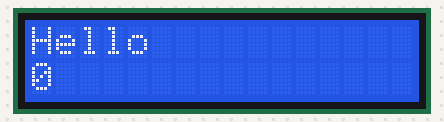
The sketch below on a simulated Arduino Uno, built with avr-gcc and run on an emulated ATmega328P. Parts: 16×2 character LCD. What the sketch prints to the serial monitor is not drawn.

Above: at 0.1 s.
At 4.1 s:
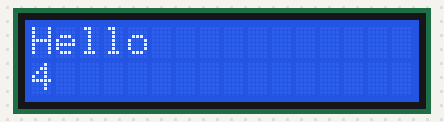
At 9.1 s:
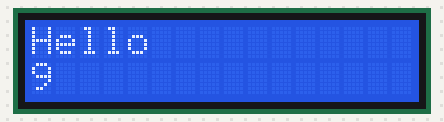
At 19.1 s:
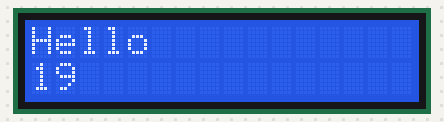
At 29.1 s:
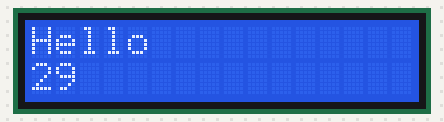
At 39.1 s:
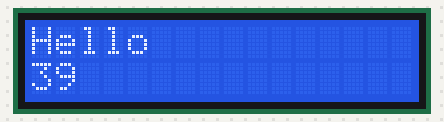

The sketch:

cannonCalc.ino
```cpp
#include <LiquidCrystal.h>

// calculation constants
#define PI                  3.141592653 //
#define DENSITY_WATER       997         // kg/m^3
#define SPECIFIC_GRAVITY    2           //
#define g                   9.81        // m/s^2

// program constants
#define BAUDRATE            115200      // data rate for serial comms

#define rs  12
#define en  11
#define d4  5
#define d5  4
#define d6  3
#define d7  2


LiquidCrystal lcd(rs, en, d4, d5, d6, d7);

// setup code
void setup() {

  Serial.begin(115200);
  Serial.println("-----cannon calculator-----");

  lcd.begin(16,2);
  lcd.print("Hello");
}


// main loop
void loop() {

  lcd.setCursor(0,1);
  lcd.print(millis() / 1000);


}


void runCannonCalc() {


  Serial.println("\n-----input parameters------");

  // calculation input parameters
  double boreRadius = 1;
  double smallEndRadius = 2;
  double largeEndRadius = 4;
  double height = 4;

  double cannonVolume;
  double cannonDensity;
  double cannonWeightInAir;
  double waterWeight;
  double cannonWeight;


  Serial.print("bore radius\t\t");
  Serial.println(boreRadius);
  Serial.print("small end radius:\t");
  Serial.println(smallEndRadius);
  Serial.print("large end radius:\t");
  Serial.println(largeEndRadius);
  Serial.print("height:\t\t\t");
  Serial.println(height);
  Serial.println();

  // calculation of cannon volume
  cannonVolume = ((PI * height) / 3) * ((smallEndRadius * smallEndRadius) + (smallEndRadius * largeEndRadius) + (largeEndRadius * largeEndRadius) - (3 * boreRadius * boreRadius));

  Serial.println("-----results-----");
  Serial.print("cannon volume: \t\t\t");
  Serial.println(cannonVolume);

  // calculation of cannon weight
  cannonDensity = SPECIFIC_GRAVITY * DENSITY_WATER;
  cannonWeightInAir = cannonVolume * cannonDensity * g;

  Serial.print("cannon weight in air: \t\t");
  Serial.println(cannonWeightInAir);


  // calculation of weight of water displaced
  waterWeight = DENSITY_WATER * cannonVolume * g;

  Serial.print("weight of water displaced: \t");
  Serial.println(waterWeight);

  // calculation of effective weight
  cannonWeight = cannonWeightInAir - waterWeight;

  Serial.print("cannon weight: \t\t\t");
  Serial.println(cannonWeight);

  delay(100000000);

}
```

Measured:
- what the display in image 1 shows lasts 1.0 s, from 4.0 s to 5.0 s
